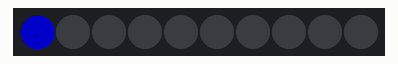
Bench run of a sketch on a simulated Arduino Uno, built with avr-gcc and run on an emulated ATmega328P. On the bench: 10 RGB LEDs in strip order, left to right. Dim RGB values are drawn brighter than linear.

Above: at 0.01 s.
At 0.5 s:
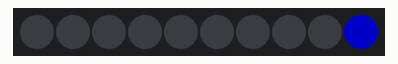
At 0.91 s:
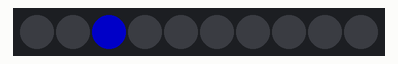

The sketch:

ece_FastLED_Programming_Introduction_Challenges.ino
```cpp
#include <FastLED.h>

#define LED_PIN    9
#define NUM_LEDS   10
#define BRIGHTNESS 100
CRGB leds[NUM_LEDS];

void setup() { // Stuff in here runs once
  /* FIX ME: What code to enable the Serial monitor? */
  Serial.begin(9600);

  FastLED.addLeds<WS2811, LED_PIN, GRB>(leds, NUM_LEDS).setCorrection( TypicalLEDStrip ); // Initialize the led strip
  FastLED.setBrightness(100);                                                             // set the brightness (0 - 100)

  bouncePixel(CRGB::Blue, 50);


}
void loop() { // Stuff in here runs forever

}
```

Challenges.ino
```cpp
// ----- Problem 1 -----
void turnLedOn(CRGB color, int index) {
  leds[index] = color;
  FastLED.show();  // <-- Very important and easy to forget!!!
}

void turnLedOff(int index) {
  leds[index] = CRGB::Black;
  FastLED.show();
  /* COMPLETE ME */
}

// ----- Problem 2 -----
void turnAllLedsOff() {
  for (int i = 0; i < NUM_LEDS; i++)
    leds[i] = CRGB::Black;
  // What should we put here to turn the led at index "i" off?
  FastLED.show();
}

void turnAllLedsOn(CRGB color) {
  for (int i = 0; i < NUM_LEDS; i++)
    leds[i] = color;
  /* COMPLETE ME */
}

// ----- Problem 3 -----
void bouncePixel(CRGB color, int waitTime) {
  for (int i = 0; i < NUM_LEDS; i++) {
    leds[i] = color;
    FastLED.show();
    delay(waitTime);
    leds[i] = CRGB::Black;
    FastLED.show();
  }
    for (int i = 9; (i > 0) && (i < NUM_LEDS); i--) {
    leds[i] = color;
    FastLED.show();
    delay(waitTime);
    leds[i] = CRGB::Black;
    FastLED.show();
  }
    // set led to the given color
    // display the color onto the strip
    // wait the given amount of time
    // set led back to the color black
}


  /* FINISH ME */
```
